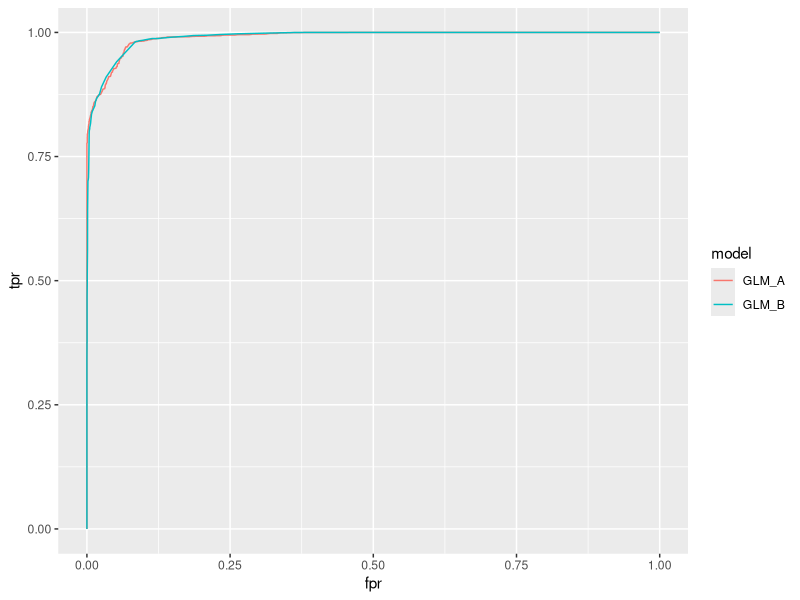

Reproduce this figure in R.
rm(list=ls())

# 引入library
library(ggplot2)
library(reshape2)
library(ROCR)

# 引入样本，划分Train与Test
diamonds$is_expensive <- diamonds$price > 2400
is_test <- runif(nrow(diamonds)) > 0.75
train <- diamonds[is_test==FALSE,]
test <- diamonds[is_test==TRUE,]

################### Logistic Model A ################### 
fit_A <- glm(is_expensive ~ carat + cut + clarity, data=train)

# 预测
prob_A <- predict(fit_A, newdata=test, type="response")
pred_A <- prediction(prob_A, test$is_expensive)
perf_A <- performance(pred_A, measure = "tpr", x.measure = "fpr")

# 计算AUC
auc_A <- performance(pred_A, measure = "auc")
auc_A <- auc_A@y.values[[1]]

# ROC曲线数据
roc.data_A <- data.frame(fpr=unlist(perf_A@x.values),
                         tpr=unlist(perf_A@y.values),
                         model="GLM_A")

################### Logistic Model B ################### 					   
fit_B <- glm(is_expensive ~ carat, data=train)

# 预测
prob_B <- predict(fit_B, newdata=test, type="response")
pred_B <- prediction(prob_B, test$is_expensive)
perf_B <- performance(pred_B, measure = "tpr", x.measure = "fpr")

# 计算AUC
auc_B <- performance(pred_B, measure = "auc")
auc_B <- auc_B@y.values[[1]]

# ROC曲线数据
roc.data_B <- data.frame(fpr=unlist(perf_B@x.values),
                         tpr=unlist(perf_B@y.values),
                         model="GLM_B")

################### 绘制ROC曲线 ################### 		

# 将两个模型的结果放在一个data frame下
roc.data <- rbind(roc.data_A,roc.data_B)  
summary(roc.data)

ggplot(roc.data, aes(x=fpr, y=tpr, color=model)) + geom_line()



################### AUC面积 ################### 		
auc_A <- performance(pred_A, measure = "auc")
auc_A <- auc_A@y.values[[1]]

auc_B <- performance(pred_B, measure = "auc")
auc_B <- auc_B@y.values[[1]]


################### Gini系数 ################### 		
gini_A <- 2*auc_A - 1
gini_B <- 2*auc_B - 1
